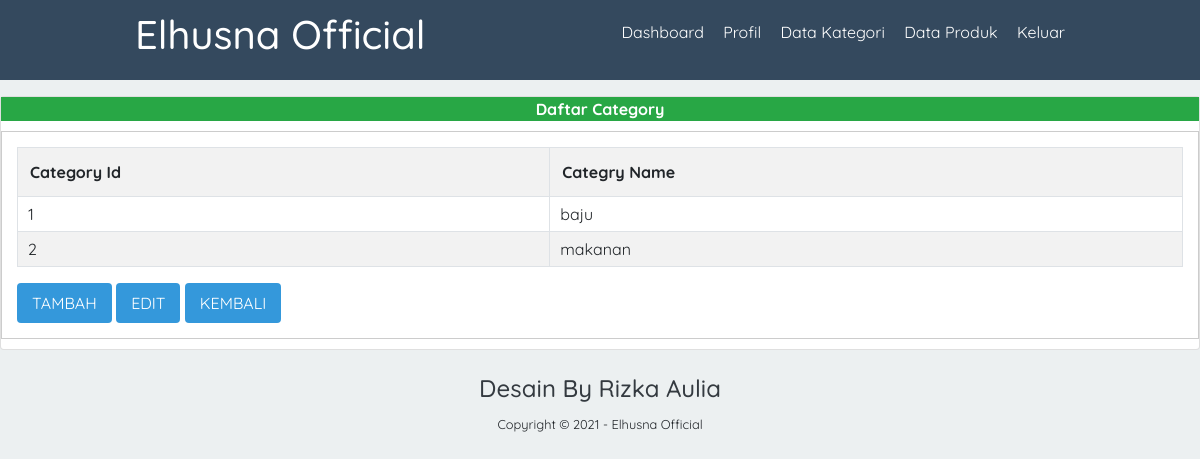
Screenshot of /data-kategori.php with the database file from the repository.
### tables this page shows
CREATE TABLE `tb_categoty` (
  `category_id` int(11) NOT NULL,
  `category_name` varchar(25) DEFAULT NULL
);

### data-kategori.php (the view, shortened to what this page needs)
<?php
$server ="localhost";
$user ="root";
$pass ="";
$database="jual";
$koneksi=mysqli_connect($server, $user, $pass, $database) or die(mysqli_error($koneksi));
?>
<!DOCTYPE html>
<html>
<head>
  <link rel="stylesheet" type="text/css" href="css/bootstrap.min.css">
  <link rel="stylesheet" type="text/css" href="style.css">
</head>
<body >
  <header>
    <div class="container">
      <h1><a href="dashboard.php">Elhusna Official</a></h1>
      <ul>
        <li><a href="dashboard.php">Dashboard</a></li>
        <li><a href="profile.php">Profil</a></li>
        <li><a href="data-kategori.php">Data Kategori</a></li>
        <li><a href="data-promosi.php">Data Produk</a></li>
        <li><a href="keluar.php">Keluar</a></li>
      </ul>
    </div>
  </header>
  <div class="card mt-3">
    <div class="card-heade bg-success text-white text-center">
      <b> Daftar Category</b>
    </div>
    <div class="card-body">
      <table class="table table-bordered table-striped">
        <tr>
          <th class="text">Category Id</th>
          <th class="text">Categry Name</th>
        </tr>
        <?php
        $tampil=mysqli_query($koneksi, "SELECT * FROM tb_categoty order by category_id ");
        while ($data=mysqli_fetch_array($tampil)) :
          ?>
          <tr>
            <td><?=$data['category_id']?></td>
            <td><?=$data['category_name']?></td>
          </tr>
        <?php endwhile; ?>
      </table>
      <a href="tambahcategory.php ?hal=tambah&id=<?=$data['id']?>" class="btn" > TAMBAH</a>
      <a href="ubahcategory.php ?hal=edit&id=<?=$data['id']?>" class="btn" > EDIT</a>
      <a href="dashboard.php" class="btn" > KEMBALI</a>
    </div>
  </div>
  <footer class="text-center p-4">
    <h4 class="text-dark">Desain By Rizka Aulia</h4>
    <small>Copyright &copy; 2021 - Elhusna Official</small>
</body>
</html>

### style.css (style rules this page uses)
* { padding: 0; margin: 0; font-family: 'Quicksand',sans-serif; }
body { background-color: #ecf0f1; }
header { background-color: #34495e; color: #fff; }
header h1 { float : left; padding: 10px 0; }
header ul { float : right; }
header ul li { display: inline-block; }
header ul li a { padding: 20px 0 20px 15px; display: inline-block; }
a { color : inherit; text-decoration: none; }
.container { width : 80%; margin : 0 auto; }
.container:after { content :''; display: block; clear: both; }
.btn { padding: 8px 15px; background-color: #3498db; color : #fff; border : none; cursor: pointer; }
.table { width: 100%; border-collapse: collapse; }
.table tr { height: 30px; }
.table tr td { padding: 5px 10px; }
.card-body { background-color: #fff; border :1px solid #ccc; padding: 15px; box-sizing: border-box; margin:10px 0; }

### rows the page displays
tb_categoty: category_id "1", category_name "baju"
tb_categoty: category_id "2", category_name "makanan"
